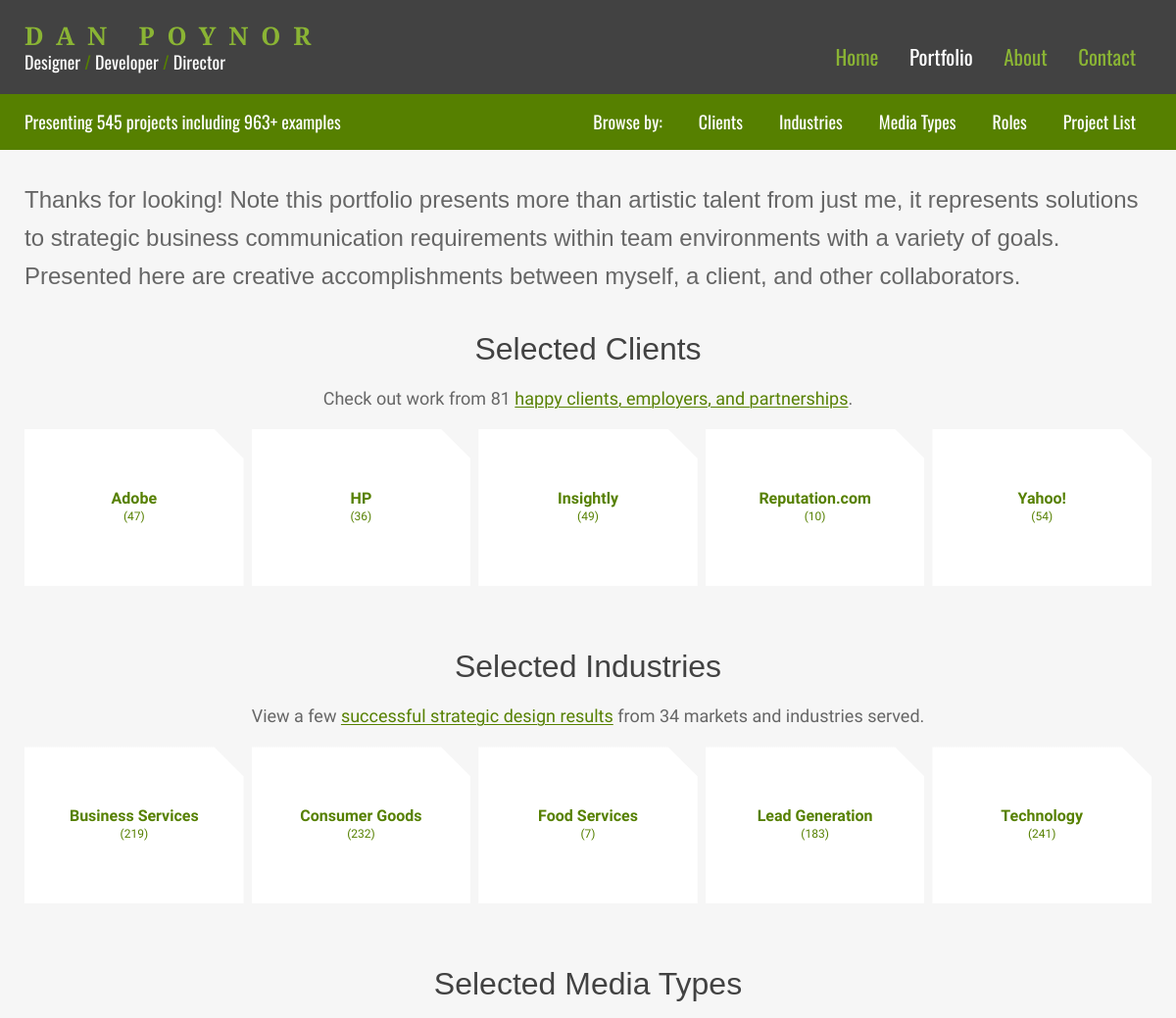
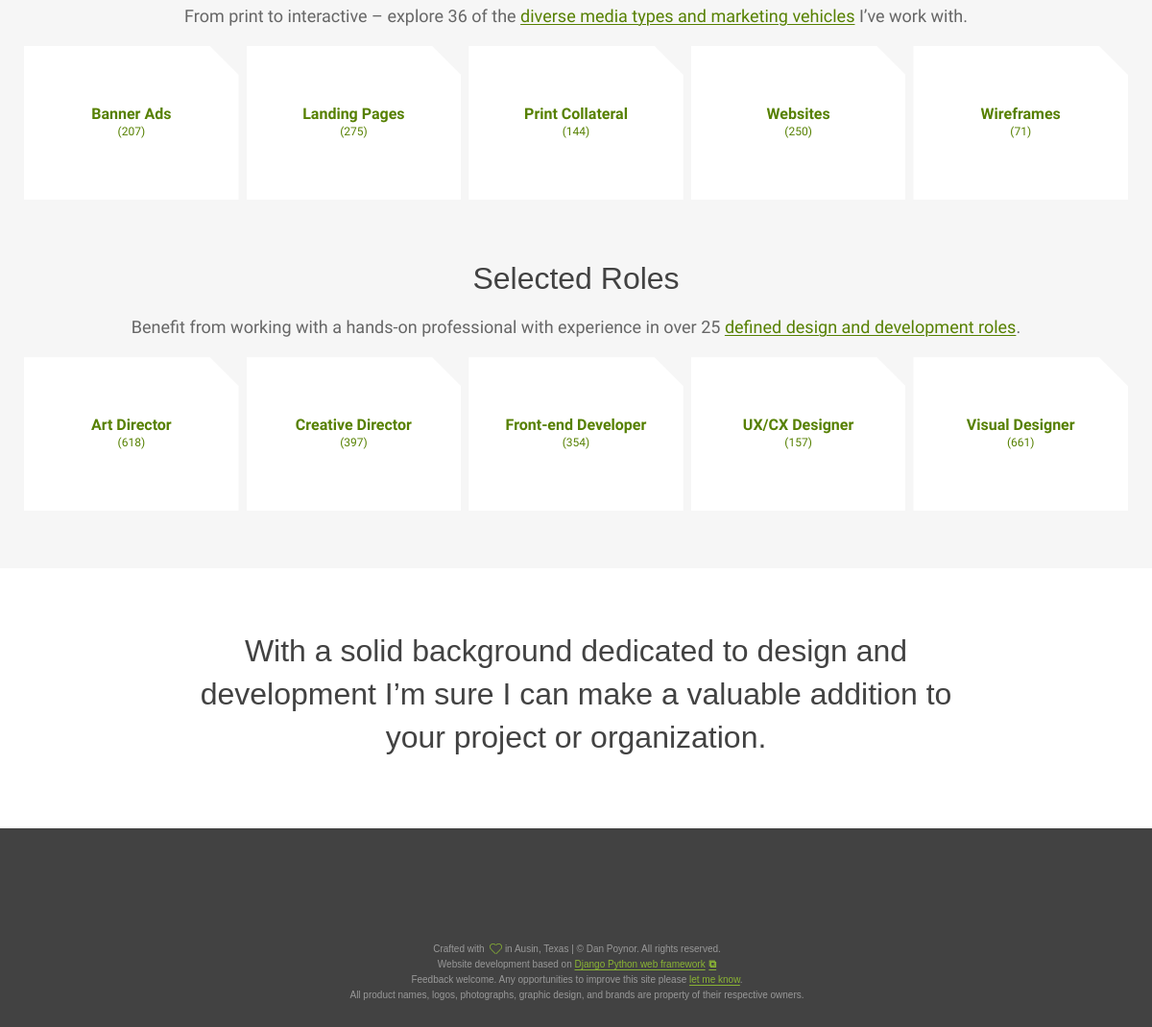
The page /portfolio/ on the database its author committed (2 pictures, top to bottom).
### portfolio/models.py (models this page shows, shortened)
class TaxonomyMixin(models.Model):
    class Meta:
        abstract = True
    def get_absolute_url(self):
        return reverse(f"{self._meta.model_name}_detail", args=[str(self.slug)])

class Client(TaxonomyMixin, models.Model):
    class Meta:
        verbose_name = "Client"
        verbose_name_plural = "Clients"
        ordering = ["name"]
    name = models.CharField(max_length=200, unique=True, blank=False, null=False)
    slug = models.SlugField(max_length=200, unique=True, blank=False, null=False)
    description = models.TextField(help_text="Enter the client description", blank=True, null=True)
    visible = models.BooleanField(default=True, help_text="Check if the client should be visible")
    logo = models.URLField(max_length=200, blank=True, null=True, validators=[URLValidator()])
    website = models.URLField(max_length=200, blank=True, null=True, validators=[URLValidator()])
    created_at = models.DateTimeField(auto_now_add=True)
    updated_at = models.DateTimeField(auto_now=True)

class Industry(TaxonomyMixin, models.Model):
    class Meta:
        verbose_name = "Industry"
        verbose_name_plural = "Industries"
        ordering = ["name"]
    name = models.CharField(max_length=200, unique=True, blank=False, null=False)
    slug = models.SlugField(max_length=200, unique=True, blank=False, null=False)
    description = models.TextField(help_text="Enter the industry description", blank=True, null=True)
    visible = models.BooleanField(default=True, help_text="Check if the industry should be visible")
    image_sm = models.URLField(max_length=200, blank=True, null=True, validators=[URLValidator()])
    image_md = models.URLField(max_length=200, blank=True, null=True, validators=[URLValidator()])
    image_lg = models.URLField(max_length=200, blank=True, null=True, validators=[URLValidator()])
    created_at = models.DateTimeField(auto_now_add=True)
    updated_at = models.DateTimeField(auto_now=True)

class MediaType(TaxonomyMixin, models.Model):
    class Meta:
        verbose_name = "Media Type"
        verbose_name_plural = "Media Types"
        ordering = ["name"]
        db_table = "portfolio_media_type"
    name = models.CharField(max_length=200, unique=True, blank=False, null=False)
    slug = models.SlugField(max_length=200, unique=True, blank=False, null=False)
    description = models.TextField(help_text="Enter the media type description", blank=True, null=True)
    visible = models.BooleanField(default=True, help_text="Check if the media type should be visible")
    image_sm = models.URLField(max_length=200, blank=True, null=True, validators=[URLValidator()])
    image_md = models.URLField(max_length=200, blank=True, null=True, validators=[URLValidator()])
    image_lg = models.URLField(max_length=200, blank=True, null=True, validators=[URLValidator()])
    created_at = models.DateTimeField(auto_now_add=True)
    updated_at = models.DateTimeField(auto_now=True)

class Role(TaxonomyMixin, models.Model):
    class Meta:
        verbose_name = "Role"
        verbose_name_plural = "Roles"
        ordering = ["name"]
    name = models.CharField(max_length=200, unique=True, blank=False, null=False)
    slug = models.SlugField(max_length=200, unique=True, blank=False, null=False)
    description = models.TextField(help_text="Enter the role description", blank=True, null=True)
    visible = models.BooleanField(default=True, help_text="Check if the role should be visible")
    image_sm = models.URLField(max_length=200, blank=True, null=True, validators=[URLValidator()])
    image_md = models.URLField(max_length=200, blank=True, null=True, validators=[URLValidator()])
    image_lg = models.URLField(max_length=200, blank=True, null=True, validators=[URLValidator()])
    created_at = models.DateTimeField(auto_now_add=True)
    updated_at = models.DateTimeField(auto_now=True)

### portfolio/views.py (the view)
# urls.py: path("", include("portfolio.urls")),
def portfolio(request):
    selected_clients = Client.objects.filter(id__in=SELECTED_CLIENT_IDS)
    for client in selected_clients:
        visible_project_items = ProjectItem.objects.filter(
            project__client=client,
            project__visible=True,
            visible=True
        )
        client.project_item_count = visible_project_items.count()
    selected_industries = Industry.objects.filter(id__in=SELECTED_INDUSTRY_IDS)
    for industry in selected_industries:
        visible_project_items = ProjectItem.objects.filter(
            project__industry=industry,
            project__visible=True,
            visible=True
        )
        industry.project_item_count = visible_project_items.count()
    selected_media_types = MediaType.objects.filter(id__in=SELECTED_MEDIA_TYPE_IDS)
    for mediatype in selected_media_types:
        visible_project_items = ProjectItem.objects.filter(
            project__mediatype=mediatype,
            project__visible=True,
            visible=True
        )
        mediatype.project_item_count = visible_project_items.count()
    selected_roles = Role.objects.filter(id__in=SELECTED_ROLE_IDS)
    for role in selected_roles:
        visible_project_items = ProjectItem.objects.filter(
            project__role=role,
            project__visible=True,
            visible=True
        )
        role.project_item_count = visible_project_items.count()
    context = {
        "selected_clients": selected_clients,
        "selected_industries": selected_industries,
        "selected_media_types": selected_media_types,
        "selected_roles": selected_roles,
    }
    return render(request, "pages/portfolio/page.html", context)

### portfolio/templatetags/filters.py (called while the page is built)
@register.filter
def replace_underscore_with_space(value):
    return value.replace('_', ' ')

### portfolio/templates/pages/portfolio/page.html (shortened to what this page needs)
{% extends "base_portfolio.html" %}
{% block portfolio_content %}
    <main id="main" class="site-main portfolio-page" role="main">
        <div class="container">
            <div class="intro">
                <p>
                    Thanks for looking! Note this portfolio presents more than artistic talent from just me, it represents solutions to strategic business communication requirements within team environments with a variety of goals. Presented here are creative accomplishments between myself, a client, and other collaborators.
                </p>
            </div>
        </div>
        <section class="selects">
            {% include "partials/taxonomy/term/_selected.html" with selected_items=selected_clients item_name="clients" total_count=total_clients url="/portfolio/clients/" %}
            {% include "partials/taxonomy/term/_selected.html" with selected_items=selected_industries item_name="industries" total_count=total_industries url="/portfolio/industries/" %}
            {% include "partials/taxonomy/term/_selected.html" with selected_items=selected_media_types item_name="media_types" total_count=total_media_types url="/portfolio/media-types/" %}
            {% include "partials/taxonomy/term/_selected.html" with selected_items=selected_roles item_name="roles" total_count=total_roles url="/portfolio/roles/" %}
        </section>
        <section class="value-statement">
            <div class="container">
                <div class="text">
                    <h2>
                        With a solid background dedicated to design and development I’m sure I can make a valuable addition to your project or organization.
                    </h2>
                </div>
            </div>
        </section>
    </main>
{% endblock portfolio_content %}

### portfolio/templates/partials/taxonomy/term/_item_card.html
<li>
    <a href="{{ term.get_absolute_url }}"
       title="View all project samples created for {{ term.name }}"
       class="logo-{{ term.slug }}">
        <span class="text-wrapper">
            <span class="taxonomy-name">{{ term.name }}</span>
            <span class="count">({{ term.project_item_count }})</span>
        </span>
    </a>
</li>

### portfolio/static/portfolio/styles.css (style rules this page uses)
:root { --t3: #568000; --t4: #f6f6f6; --t5: #666666; --t6: #424242; --t7: #ffffff; --t8: #dddddd; --t9: #424242; --t10: rgba(154, 205, 50, .05); --t11: rgba(154, 205, 50, .1); --t12: rgba(154, 205, 50, .825); --t13: #f5faeb; --black: #000000; --dark-grays-500: #5c5c5c; --width-portfolio-column: 258px; --width-project-overview: 320px; --transition-speed: .3s; --transition-speed-faster: .2s; --transition-speed-slow: .5s; --transition-speed-slower: .7s; --hover-brightness-amount: 150%; --hover-brightness-amount-less: 120%; --portfolio-img-outline: #eee; }
html, button, input, select, textarea { color: var(--t5); }
html { -webkit-font-smoothing: antialiased; }
html, body { font: normal 16px/1.6180339888 "Source Sans 3", sans-serif; color: var(--t5); }
h1, h2, h3, h4, h5, h6 { font: normal 400 1em/1 "Bitter", sans-serif; margin: 0; text-rendering: optimizeLegibility; text-wrap: pretty; }
h2 { color: var(--t6); font-size: 1.5em; }
a { color: var(--t3); transition: all var(--transition-speed-faster) ease-out; }
a, a:visited, a:hover { text-decoration: none; }
p { text-wrap: pretty; }
*, *:before, *:after { -moz-box-sizing: border-box; -webkit-box-sizing: border-box; box-sizing: border-box; }
html, body { background-attachment: fixed; background-color: var(--t9); background-image: url(images/backgrounds/tile.webp); height: 100%; margin: 0; overflow-anchor: none; padding: 0; transition: background-color 0.3s ease-out; width: 100%; }
body { margin: 0; min-height: 100%; position: relative; }
main { background-color: var(--t4); margin: 0 auto; min-height: 20rem; padding: 0; transition: background-color 0.3s ease-out; width: 100%; }
section { width: 100%; }
.container { margin: 0 auto; max-width: 1182px; padding: 0 1rem; position: relative; width: 100%; }
.intro { padding: 2em 0 0; opacity: 0; position: relative; animation: fadeinfrombottom var(--transition-speed-slower); animation-fill-mode: forwards; animation-delay: 0.1s; }
.intro p { font: normal 1.5em/1.6180339888 "Bitter", sans-serif; margin: 0; text-wrap: pretty; }
.showcase-list li { flex: 0 0 19.22%; margin: 0.25em; min-height: 10em; position: relative; text-align: center; }
.showcase-list .text-wrapper { height: 100%; max-width: 10em; margin: 0 auto; display: flex; flex-flow: column nowrap; justify-content: center; align-content: center; align-items: center; }
.showcase-list .text-wrapper .taxonomy-name { display: block; font-weight: 700; line-height: 1.2; }
.showcase-list .text-wrapper .count { display: block; font-size: 0.75em; }
.selects { padding: 0 0 1em; background-attachment: fixed; background-position: center center; background-repeat: no-repeat; background-size: cover; }
.value-statement { background: var(--t7); }
.value-statement .text { margin: 0 auto; max-width: 54em; padding: 4em 2em 4.5em; }
.value-statement h2 { color: var(--t6); display: inline-block; font-size: 2em; font-weight: 400; line-height: 1.4; margin: 0; padding: 0; text-align: center; }
li { margin: 0; }

### rows shown on the page
Client: name "Adobe", project_item_count "47"
Client: name "HP", project_item_count "36"
Client: name "Insightly", project_item_count "49"
Client: name "Reputation.com", project_item_count "10"
Client: name "Yahoo!", project_item_count "54"
Industry: name "Business Services", project_item_count "219"
Industry: name "Consumer Goods", project_item_count "232"
Industry: name "Food Services", project_item_count "7"
Industry: name "Lead Generation", project_item_count "183"
Industry: name "Technology", project_item_count "241"
MediaType: name "Banner Ads", project_item_count "207"
MediaType: name "Landing Pages", project_item_count "275"
MediaType: name "Print Collateral", project_item_count "144"
MediaType: name "Websites", project_item_count "250"
MediaType: name "Wireframes", project_item_count "71"
Role: name "Art Director", project_item_count "618"
Role: name "Creative Director", project_item_count "397"
Role: name "Front-end Developer", project_item_count "354"
Role: name "UX/CX Designer", project_item_count "157"
Role: name "Visual Designer", project_item_count "661"

### other values the page prints
{{ global_total_projects }} "545"
{{ global_total_project_items }} "963"
{{ item_name|replace_underscore_with_space|title }} "Clients Industries Media Types Roles"
{{ total_count }} "81"
{{ total_count }} "34"
{{ total_count }} "36"
{{ total_count }} "25"
